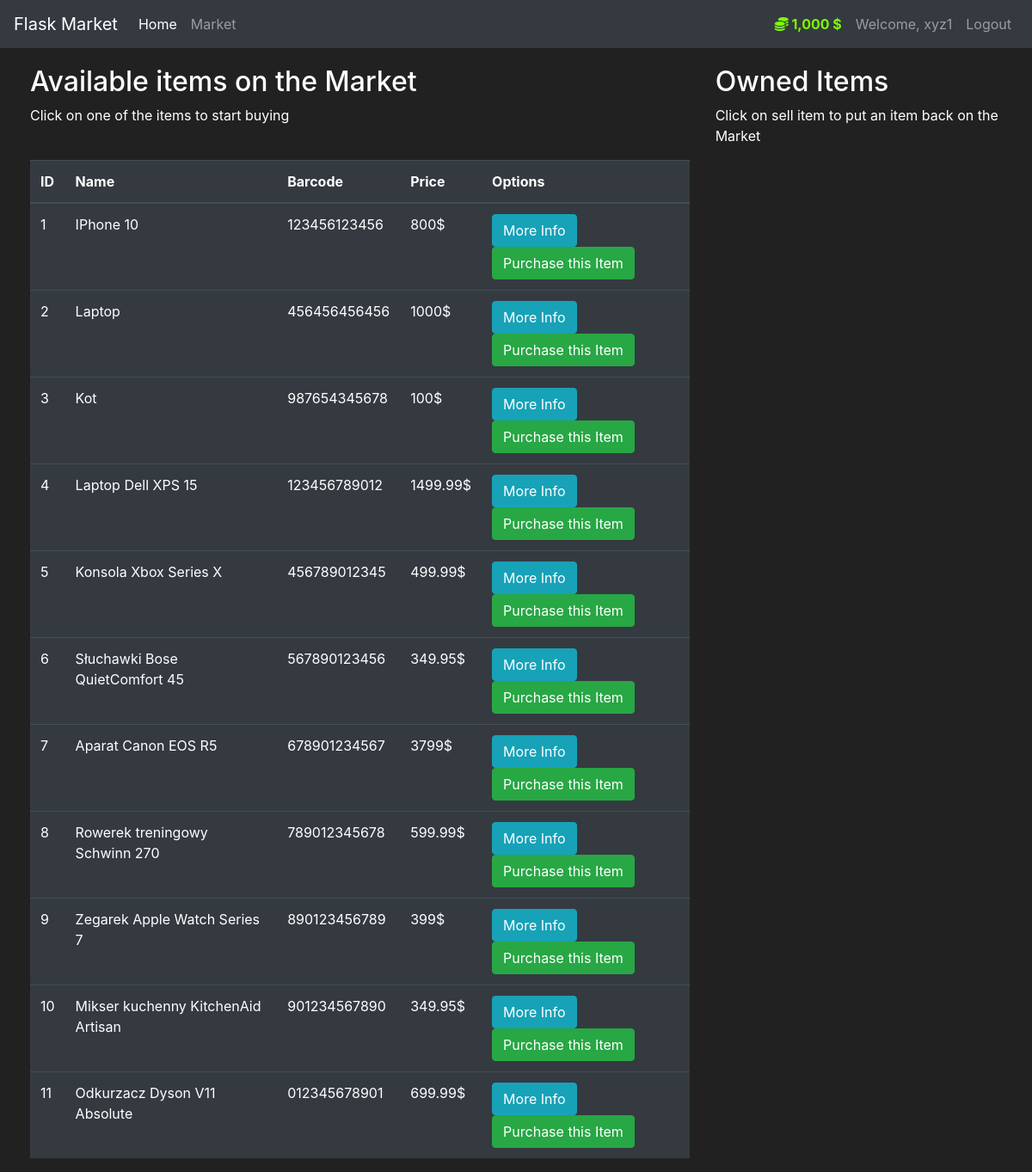
Page /market (signed in) on the committed database.
### market/models.py (models this page shows, shortened)
class User(db.Model, UserMixin):
    id = db.Column(db.Integer(), primary_key=True)
    username = db.Column(db.String(length=30),nullable=False, unique=True)
    emailAddress = db.Column(db.String(length=50), nullable = False, unique = True)
    password_hash = db.Column(db.String(length=60), nullable = False)
    budget = db.Column(db.Integer(), nullable=False, default=1000)
    items = db.relationship('Item', backref='owned_user', lazy=True)
    @property
    def prittier_budget(self):
        if len(str(self.budget)) >= 4:
            return f'{str(self.budget)[:-3]},{str(self.budget)[-3:]} $'
        else:
            return f"{self.budget} $"
    @property
    def password(self):
        return self.password

class Item(db.Model):
    id = db.Column(db.Integer(), primary_key=True)
    name = db.Column(db.String(length=30), nullable=False, unique=True)
    price = db.Column(db.Integer(), nullable=False)
    barcode = db.Column(db.String(length=12), nullable=False, unique=True)
    description = db.Column(db.String(length=1024), nullable=False, unique=True)
    owner = db.Column(db.Integer(), db.ForeignKey('user.id'))

### market/routes.py (the view, shortened to what this page needs)
@app.route('/market', methods=['GET','POST'])
@login_required
def marketPage():
    purchase_form = PurchaseItemForm()
    selling_form = SellItemForm()
    if request.method == "GET":
        items = Item.query.filter_by(owner = None)
        owned_items = Item.query.filter_by(owner=current_user.id)
    return render_template('market.html',items=items, purchase_form=purchase_form, owned_items=owned_items, selling_form = selling_form)

### market/models.py (called while the page is built)
@login_manager.user_loader
def load_user(user_id):
    return User.query.get(int(user_id))

### market/templates/market.html (shortened to what this page needs)
{% extends 'base.html' %}
{% block content %}
<div class="row" style="margin-top:20px; margin-left:20px">
   <div class="col-8">
       <h2>Available items on the Market</h2>
       <p>Click on one of the items to start buying</p>
       <br>
      <table class="table table-hover table-dark">
         <thead>
            <tr>
               <th scope="col">ID</th>
               <th scope="col">Name</th>
               <th scope="col">Barcode</th>
               <th scope="col">Price</th>
               <th scope="col">Options</th>
            </tr>
         </thead>
         <tbody>
            {% for item in items %}
            <tr>
               <td>{{ item.id }}</td>
               <td>{{ item.name }}</td>
               <td>{{ item.barcode }}</td>
               <td>{{ item.price }}$</td>
               <td>
                  <button class="btn btn-outline btn-info" data-toggle="modal" data-target="#Modal-MoreInfo-{{ item.id }}">More Info</button>
                  <button class="btn btn-outline btn-success" data-toggle="modal" data-target="#Modal-PurchaseConfirm-{{ item.id }}">Purchase this Item</button>
               </td>
            </tr>
            {% endfor %}
         </tbody>
      </table>
   </div>
   <div class="col-4">
        <h2>Owned Items</h2>
        <p>Click on sell item to put an item back on the Market</p>
        <br>
   </div>
</div>
{% endblock %}

### market/templates/base.html (shortened to what this page needs)
<!doctype html>
<html lang="en">
   <head>
      <link rel="stylesheet" href="https://cdn.jsdelivr.net/npm/bootstrap@4.5.3/dist/css/bootstrap.min.css">
   </head>
   <body>
    <nav class="navbar navbar-expand-md navbar-dark bg-dark">
      <a class="navbar-brand" href="#">Flask Market</a>
      <div class="collapse navbar-collapse" id="navbarNav">
        <ul class="navbar-nav mr-auto">
            <li class="nav-item active">
                <a class="nav-link" href="{{ url_for('homePage') }}">Home <span class="sr-only">(current)</span></a>
            </li>
            <li class="nav-item">
                <a class="nav-link" href="{{ url_for('marketPage') }}">Market</a>
            </li>
        </ul>
          {% if current_user.is_authenticated %}
            <ul class="navbar-nav">
              <li class="nav-item">
                <a class="nav-link" style="color: lawngreen; font-weight: bold">
                  <i class='fas fa-coins'></i>
                    {{ current_user.prittier_budget }}
                </a>
              </li>
              <li class="nav-item">
                  <a class="nav-link" href="#">Welcome, {{ current_user.username }}</a>
              </li>
              <li class="nav-item">
                  <a class="nav-link" href={{url_for('logoutPage')}}>Logout</a>
              </li>
            </ul>
          {% endif %}
      </div>
    </nav>
      {% block content %}
      {% endblock %}
   </body>
</html>

### market/templates/base.html (style rules this page uses)
body { background-color: #212121; color: white }

### rows in the picture
User: prittier_budget "1,000 $", username "xyz1"
Item: id "1", name "IPhone 10", barcode "123456123456", price "800"
Item: id "2", name "Laptop", barcode "456456456456", price "1000"
Item: id "3", name "Kot", barcode "987654345678", price "100"
Item: id "4", name "Laptop Dell XPS 15", barcode "123456789012", price "1499.99"
Item: id "5", name "Konsola Xbox Series X", barcode "456789012345", price "499.99"
Item: id "6", name "Słuchawki Bose QuietComfort 45", barcode "567890123456", price "349.95"
Item: id "7", name "Aparat Canon EOS R5", barcode "678901234567", price "3799"
Item: id "8", name "Rowerek treningowy Schwinn 270", barcode "789012345678", price "599.99"
Item: id "9", name "Zegarek Apple Watch Series 7", barcode "890123456789", price "399"
Item: id "10", name "Mikser kuchenny KitchenAid Artisan", barcode "901234567890", price "349.95"
Item: id "11", name "Odkurzacz Dyson V11 Absolute", barcode "012345678901", price "699.99"
